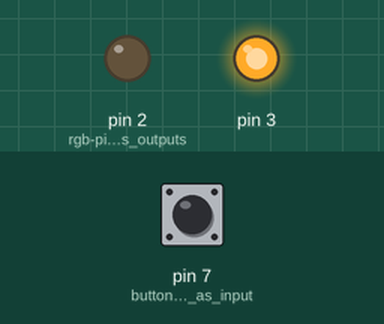
Bench run of a sketch on a simulated Arduino Uno, built with avr-gcc and run on an emulated ATmega328P. On the bench: output pins drawn as LEDs (lit = HIGH). The inputs (shaded band) are chosen by the test bench; at power-on: pin 7 (button_pin_as_input) LOW.

Above: at 1.2 s.
1.3 s: pin 7 (button_pin_as_input) pulled HIGH for 0.15 s
At 1.37 s:
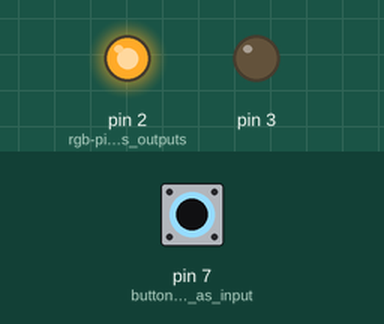
2.9 s: pin 7 (button_pin_as_input) pulled HIGH for 3.2 s
At 7.1 s:
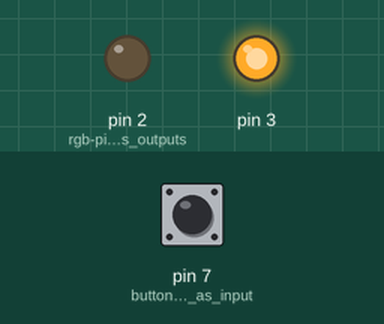
Timing chart, 0 to 8.6 s (numbered marks = the images above; inputs shaded):
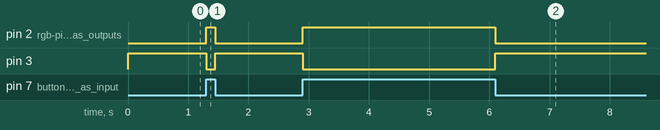

Measured:
- after the input at 1.3 s, pin 2 (rgb-pins_as_outputs): LOW → HIGH at once, → LOW 0.15 s later; pin 3: HIGH → LOW at once, → HIGH 0.15 s later
- after the input at 2.9 s, pin 2 (rgb-pins_as_outputs): LOW → HIGH at once, → LOW 3.2 s later; pin 3: HIGH → LOW at once, → HIGH 3.2 s later

The sketch:

2-5_Kontrollstrukturen_falls_sonst.ino
```cpp
// 2.5 Kontrollstrukturen: falls/sonst
// Solution by philipprogramm
//
// Pins
// 2: RGB-module pin 1
// 3: RGB-module pin 2
// 7: button-module pin 1, 2 or 3 (depending on which button should be used)

void setup(){
    pinMode(2, OUTPUT); // rgb-pins as outputs
    pinMode(3, OUTPUT);
    pinMode(7, INPUT); // button pin as input
}

void loop(){
    if (digitalRead(7) == HIGH){ // if button is pressed
        digitalWrite(3, LOW); // turn off led on pin 3
        digitalWrite(2, HIGH); // turn on led on pin 2
    } else { // if the button isn't pressed
        digitalWrite(2, LOW); // turn off led on pin 2
        digitalWrite(3, HIGH); // turn on led on pin 3
    }
}
```
